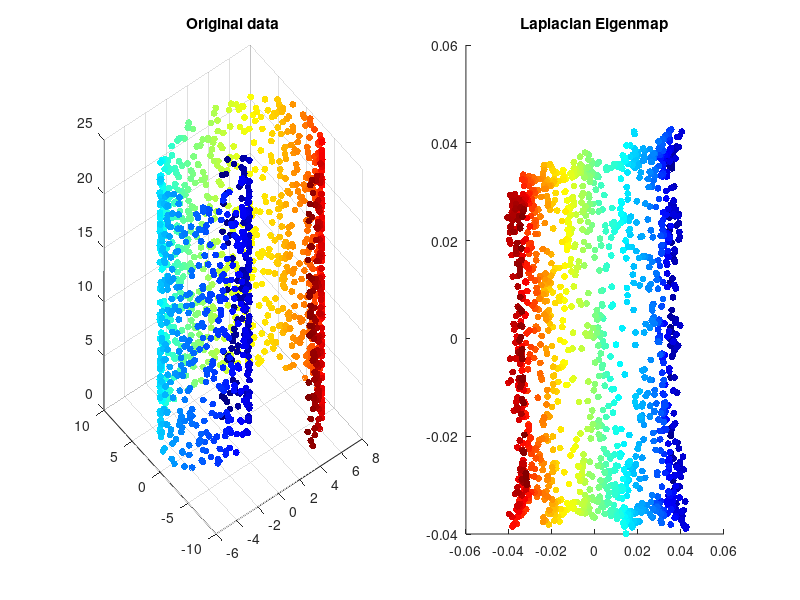

The MATLAB script that drew this image:
% generate data
clear;
N = 1500; % number of points to put in swiss roll
t = rand(1,N)';
t = sort(9*sqrt(t));

z = 25*rand(N,1); % assign random heights
x = (t).*sin(t);
y = (t).*cos(t);
data = [x,y,z]; 
m = size(data,1);
figure,subplot(1,2,1)
colorsmap = jet(N);
scatter3(x,y,z,25,colorsmap,'filled');
title('Original data');


neighbors  = 25; 
sigma = 100; 

% calculate pairwise distances
dist = squareform(pdist(data));
[sorted,sortedIx] = sort(dist,'ascend');
dist = sorted(1:neighbors+1,:);
nidx = sortedIx(1:neighbors+1,:);

Wt  = exp((-dist.^2)/sigma); 

% recreate weight matrix
W = zeros(N,N);
for col = 1:N
    temp = 1;
    for row = nidx(:,col)
        W(row,col) = Wt(temp,col);
        temp = temp +1;
    end
end
W = max(W,W'); 

D = diag((ones(N,1)') * W);
sqD = (D^(-1/2));
L = W - D;
Lnorm = sqD*L*sqD;
Lnorm = max(Lnorm,Lnorm');

[v,d] = eigs(Lnorm,3,'sm');



subplot(1,2,2)
scatter(v(:,2),v(:,3),25,colorsmap,'filled')
title('Laplacian Eigenmap')

